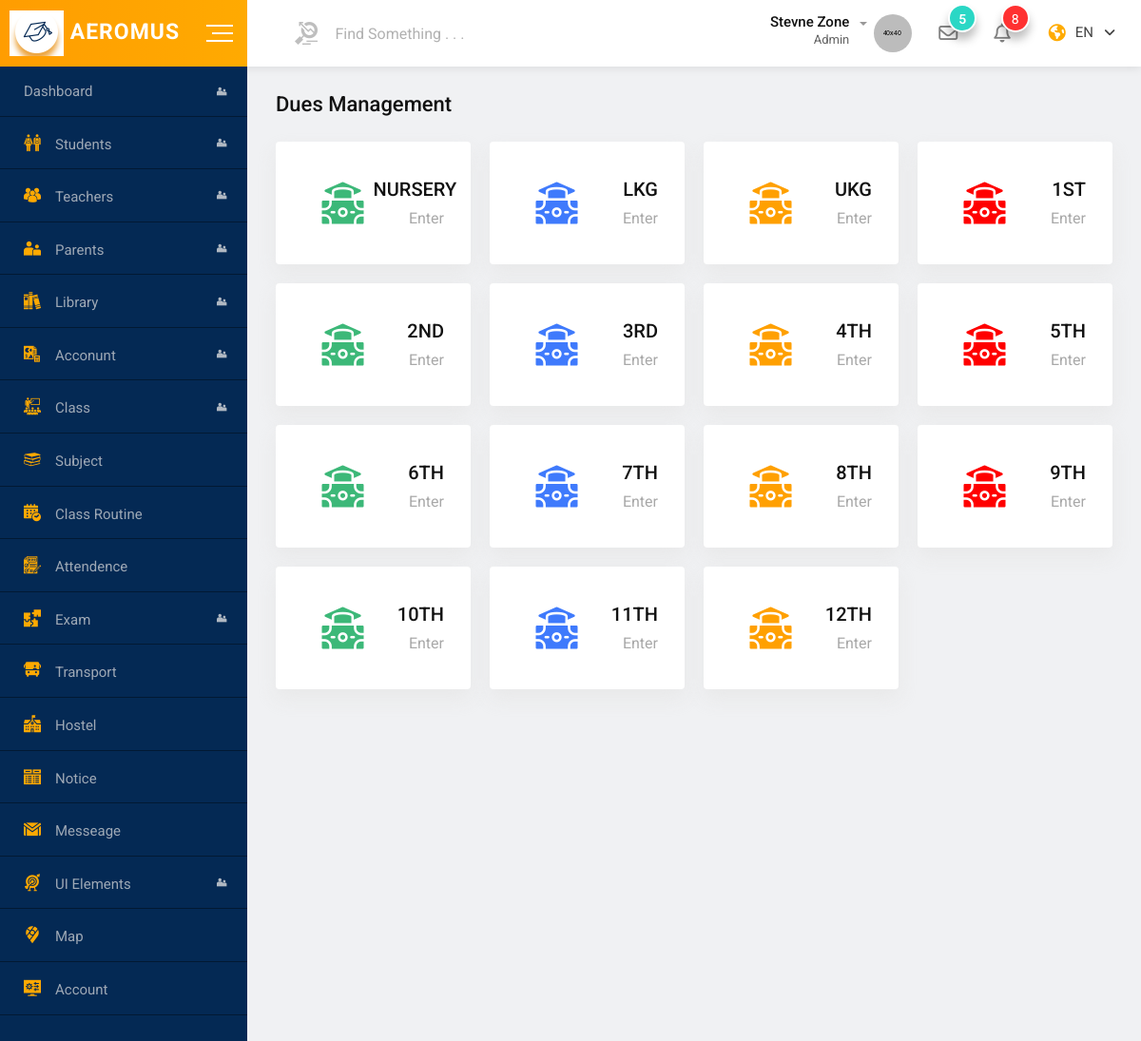
Screenshot of /account/dues (signed in) with the database file from the repository.
### tables this page shows
CREATE TABLE `collage_class` (
  `id` int(11) NOT NULL,
  `collage_id` varchar(10) NOT NULL,
  `name` varchar(50) NOT NULL,
  `status` varchar(50) NOT NULL,
  `section` varchar(10) DEFAULT NULL,
  `classteacherid` varchar(10) DEFAULT NULL,
  `classteachername` varchar(200) DEFAULT NULL,
  `cl_id` varchar(10) DEFAULT NULL
);

### application/controllers/account.php (called while the page is built, shortened)
<?php
class account extends framework{
    public function dues(){
        $myModel=$this->model("userModel");
        $this->view2("account/dues",$myModel);
    }
}
?>

### system/classes/rout.php (called while the page is built, shortened)
<?php
class rout{
    public $method ="index";
    public $parms = [];
    public function __construct()
    {
        $url= $this->url();
        if(!empty($url)){
            if(file_exists("application/controllers/" . $url[0] . ".php")){
                unset($url[0]);
            }
            else{
                echo "<div style='margin:0;padding:10px;background-color:silver;'>Sorry ".$url[0].".php not found</div>";
            }
        }
        $this->controller = new $this->controller;
        if(isset($url[1])  && !empty($url[1])){
            if(method_exists($this->controller,$url[1])){
                $this->method=$url[1];
                unset($url[1]);
            }
            else{
                echo "<div style='margin:0;padding:10px;background-color:silver;'>Sorry method ".$url[1]." not found</div>";
            }
        }
        if(isset($url)){
            $this->parms=$url;
        }
        else{
            $this->parms=[];
        }
        call_user_func_array([$this->controller,$this->method],$this->parms);
    }
    public function url(){
        if(isset($_GET['url'])){
            $url = rtrim($_GET['url']);
            $url= filter_var($url , FILTER_SANITIZE_URL);
            $url=explode("/",$url);
            return $url;
        }
    }
}
?>

### system/init.php (called while the page is built, shortened)
<?php
$rout=new rout;
?>

### index.php (called while the page is built, shortened)
<?php
include "system/init.php";
?>

### system/classes/database.php (called while the page is built, shortened)
<?php
class database{
    public $host =HOST;
    public $user =USER;
    public $database =DATABASE;
    public $password =PASSWORD;
    public $con;
    public $result;
    public function __construct(){
        try{
            return $this->con=new PDO("mysql:host=".$this->host.";dbname=".$this->database,$this->user,$this->password);
        }
        catch(PDOExcepition $e){
            echo "Database connection error: ".$e->getMessage();
        }
    }
    public function query($query,$params=[]){
        if(empty($params)){
            $this->result=$this->con->prepare($query);
            return $this->result->execute();
        }
        else{
            $this->result=$this->con->prepare($query);
            return $this->result->execute($params);
        }
    }
    public function fetchall(){
        return $this->result->fetchAll(PDO::FETCH_OBJ);
    }
}
?>

### application/models/userModel.php (called while the page is built, shortened)
<?php
class userModel extends database{
    public function select_class($collegid){
        if($this->query("select * from collage_class where collage_id=? and cl_id is null",[$collegid])){
            return $this->fetchall();
        }else{return false;}
    }
}
?>

### application/views/account/dues.php (the view)
<?php include "components/header.php"; ?>
<div class="dashboard-content-one">
                <div class="breadcrumbs-area aeroheader2">
                    <h3>Dues Management</h3>
                </div>
                <div class="row gutters-20">
                <?php
                    $myData= $myModel->select_class($this->getSession('userid'));
                    $i=0;
                    foreach($myData as $user):
                        $i++;
                        ?>
                            <div class="col-xl-3 col-sm-6 col-12">
                            <a href="<?php echo BASEURL ?>/account/class_wise_dues/<?php echo $user->id; ?>">
                                <div class="dashboard-summery-one mg-b-20">
                                    <div class="row align-items-center">
                                        <div class="col-5">
                                            <div class="item-icon">
                                                <i class="flaticon-education <?php if($i==1){echo 'text-green';}else if($i==2){echo 'text-blue';}else if($i==3){echo 'text-orange';}else if($i==4){echo 'text-red';$i=0;} ?>"></i>
                                            </div>
                                        </div>
                                        <div class="col-7">
                                            <div class="item-content">
                                                <div class="item-number"><span><?php echo $user->name; ?></span></div>
                                                <div class="item-title">Enter</div>
                                            </div>
                                        </div>
                                    </div>
                                </div>
                            </a>
                            </div>
                        <?php
                    endforeach;
                ?>
                </div>
            </div>
<?php include "components/footer.php"; ?>

### system/classes/framework.php (shortened to what this page needs)
<?php
class framework{
    public function view2($viewName,$myModel,$viewdata=[]){
        if(file_exists("application/views/".$viewName.".php")){
            require "application/views/$viewName.php";
        }
        else{
            echo "<div style='margin:0;padding:10px;background-color:silver;'>Sorry ".$viewName.".php not found</div>";
        }
    }
    public function getSession($sessionName){
        if(!empty($sessionName) && isset($_SESSION[$sessionName])){
            return $_SESSION[$sessionName];
        }
    }
}
?>

### application/views/account/components/header.php (shortened to what this page needs)
<!DOCTYPE html>
<html lang="en">
<head>
</head>
<body>
    <div id="wrapper" class="wrapper bg-ash">
       <div class="navbar navbar-expand-md header-menu-one bg-light">
            <div class="nav-bar-header-one">
                <div class="header-logo">
                    <a href="<?php echo BASEURL ?>">
                        <img src="<?php echo BASEURL.'/assets/img/logo.png' ?>" alt="logo">
                        AEROMUS
                    </a>
                </div>
                 <div class="toggle-button sidebar-toggle">
                    <button type="button" class="item-link">
                        <span class="btn-icon-wrap">
                            <span></span>
                            <span></span>
                            <span></span>
                        </span>
                    </button>
                </div>
            </div>
            <div class="header-main-menu collapse navbar-collapse" id="mobile-navbar">
                <ul class="navbar-nav">
                    <li class="navbar-item header-search-bar">
                        <div class="input-group stylish-input-group">
                            <span class="input-group-addon">
                                <button type="submit">
                                    <span class="flaticon-search" aria-hidden="true"></span>
                                </button>
                            </span>
                            <input type="text" class="form-control" placeholder="Find Something . . .">
                        </div>
                    </li>
                </ul>
                <ul class="navbar-nav">
                    <li class="navbar-item dropdown header-admin">
                        <a class="navbar-nav-link dropdown-toggle" href="#" role="button" data-toggle="dropdown"
                            aria-expanded="false">
                            <div class="admin-title">
                                <h5 class="item-title">Stevne Zone</h5>
                                <span>Admin</span>
                            </div>
                            <div class="admin-img">
                                <img src="<?php echo BASEURL.'/assets/' ?>img/figure/admin.jpg" alt="Admin">
                            </div>
                        </a>
                    </li>
                    <li class="navbar-item dropdown header-message">
                        <a class="navbar-nav-link dropdown-toggle" href="#" role="button" data-toggle="dropdown"
                            aria-expanded="false">
                            <i class="far fa-envelope"></i>
                            <span>5</span>
                        </a>
                    </li>
                    <li class="navbar-item dropdown header-notification">
                        <a class="navbar-nav-link dropdown-toggle" href="#" role="button" data-toggle="dropdown"
                            aria-expanded="false">
                            <i class="far fa-bell"></i>
                            <span>8</span>
                        </a>
                    </li>
                     <li class="navbar-item dropdown header-language">
                        <a class="navbar-nav-link dropdown-toggle" href="#" role="button"
                        data-toggle="dropdown" aria-expanded="false"><i class="fas fa-globe-americas"></i>EN</a>
                    </li>
                </ul>
            </div>
        </div>
<div class="dashboard-page-one">
            <div class="sidebar-main sidebar-menu-one sidebar-expand-md sidebar-color">
                <div class="sidebar-menu-content">
                    <ul class="nav nav-sidebar-menu sidebar-toggle-view">
                        <li class="nav-item sidebar-nav-item">
                            <a href="<?php echo BASEURL ?>" class="nav-link"><i class="flaticon-dashboard"></i><span>Dashboard</span></a>
                        </li>
                        <li class="nav-item sidebar-nav-item">
                            <a href="#" class="nav-link"><i class="flaticon-classmates"></i><span>Students</span></a>
                        </li>
                        <li class="nav-item sidebar-nav-item">
                            <a href="#" class="nav-link"><i
                                    class="flaticon-multiple-users-silhouette"></i><span>Teachers</span></a>
                        </li>
                        <li class="nav-item sidebar-nav-item">
                            <a href="#" class="nav-link"><i class="flaticon-couple"></i><span>Parents</span></a>
                        </li>
                        <li class="nav-item sidebar-nav-item">
                            <a href="#" class="nav-link"><i class="flaticon-book-1"></i><span>Library</span></a>
                        </li>
                        <li class="nav-item sidebar-nav-item">
                            <a href="#" class="nav-link"><i class="flaticon-accounting"></i><span>Acconunt</span></a>
                        </li>
                        <li class="nav-item sidebar-nav-item">
                            <a href="#" class="nav-link"><i
                                    class="flaticon-classroom"></i><span>Class</span></a>
                        </li>
                        <li class="nav-item">
                            <a href="all-subject.html" class="nav-link"><i
                                    class="flaticon-books-stack-of-three"></i><span>Subject</span></a>
                        </li>
                        <li class="nav-item">
                            <a href="class-routine.html" class="nav-link"><i class="flaticon-calendar"></i><span>Class
                                    Routine</span></a>
                        </li>
                        <li class="nav-item">
                            <a href="student-attendence.html" class="nav-link"><i
                                    class="flaticon-checklist"></i><span>Attendence</span></a>
                        </li>
                        <li class="nav-item sidebar-nav-item">
                            <a href="#" class="nav-link"><i class="flaticon-puzzle-piece"></i><span>Exam</span></a>
                        </li>
                        <li class="nav-item">
                            <a href="transport.html" class="nav-link"><i
                                    class="flaticon-school-bus"></i><span>Transport</span></a>
                        </li>
                        <li class="nav-item">
                            <a href="hostel.html" class="nav-link"><i class="flaticon-school-1"></i><span>Hostel</span></a>
                        </li>
                        <li class="nav-item">
                            <a href="notice-board.html" class="nav-link"><i
                                    class="flaticon-schedule"></i><span>Notice</span></a>
                        </li>
                        <li class="nav-item">
                            <a href="messaging.html" class="nav-link"><i
                                    class="flaticon-gmail"></i><span>Messeage</span></a>
                        </li>
                        <li class="nav-item sidebar-nav-item">
                            <a href="#" class="nav-link"><i class="flaticon-target-2"></i><span>UI Elements</span></a>
                        </li>
                        <li class="nav-item">
                            <a href="map.html" class="nav-link"><i
                                    class="flaticon-google-maps"></i><span>Map</span></a>
                        </li>
                        <li class="nav-item">
                            <a href="account-settings.html" class="nav-link"><i
                                    class="flaticon-settings"></i><span>Account</span></a>
                        </li>
                    </ul>
                </div>
            </div>

### application/views/account/components/footer.php (shortened to what this page needs)
        </div>
    </div>
</body>
</html>

### assets/css/main.css (style rules this page uses)
html { color: #222; font-size: 1em; line-height: 1.4; }
audio, canvas, iframe, img, svg, video { vertical-align: middle; }

### assets/css/aeromus.css (style rules this page uses)
.dashboard-content-one { position: relative; }
i { cursor: pointer; }

### rows the page displays
collage_class: name "NURSERY"
collage_class: name "LKG"
collage_class: name "UKG"
collage_class: name "1ST"
collage_class: name "2ND"
collage_class: name "3RD"
collage_class: name "4TH"
collage_class: name "5TH"
collage_class: name "6TH"
collage_class: name "7TH"
collage_class: name "8TH"
collage_class: name "9TH"
collage_class: name "10TH"
collage_class: name "11TH"
collage_class: name "12TH"
